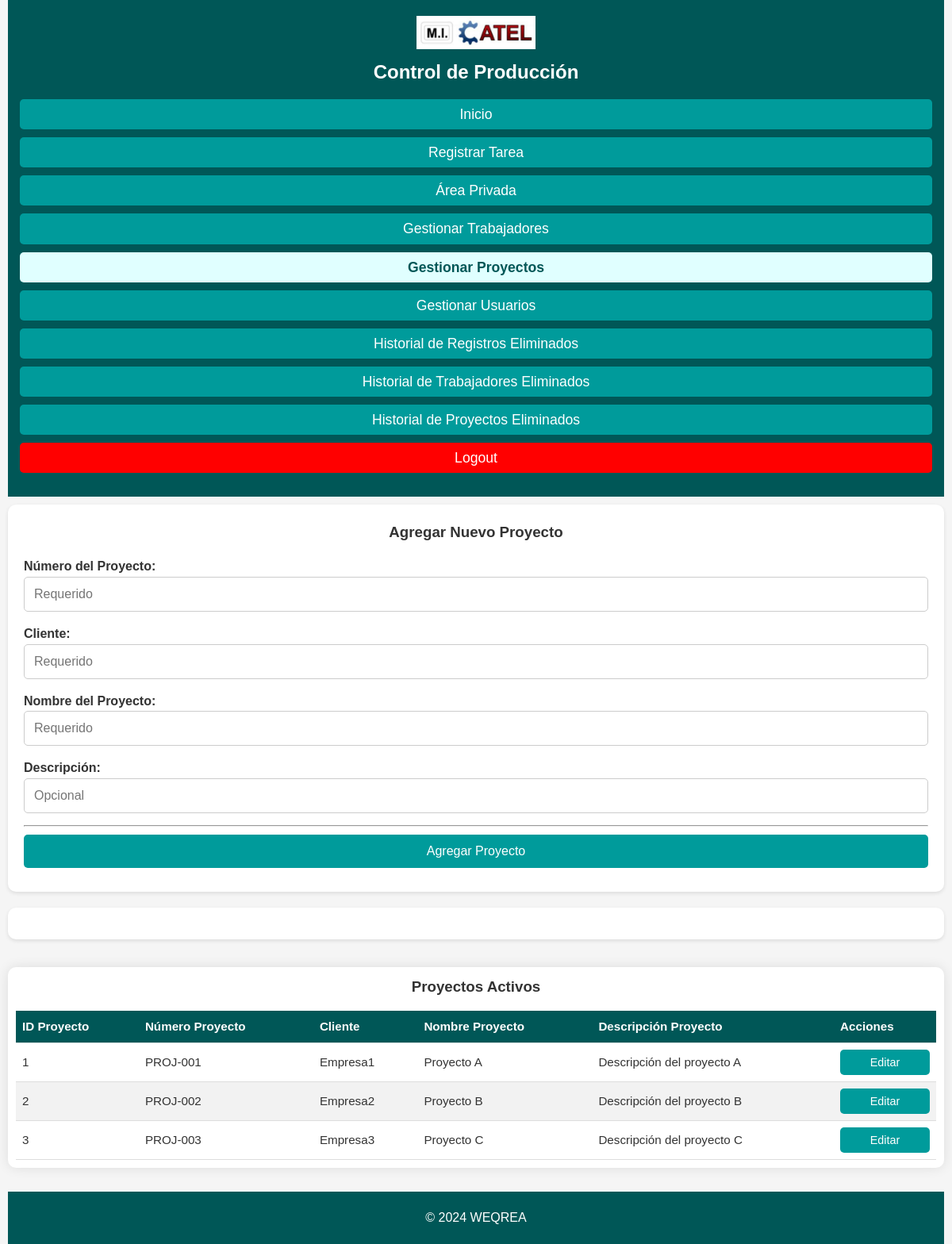
/gestionar_proyectos (signed in), run on the app's committed database.
### app/models.py (models this page shows)
class RegistroProyectos(db.Model):
    __tablename__ = 'registro_proyectos'
    ID_proyecto = db.Column(db.Integer, primary_key=True, autoincrement=True)
    numero_proyecto = db.Column(db.String, unique=True, nullable=False)
    cliente_proyecto = db.Column(db.String, nullable=False)
    nombre_proyecto = db.Column(db.String, nullable=False)
    descripcion_proyecto = db.Column(db.String)
    eliminado = db.Column(db.Boolean, default=False, nullable=False)  # Nueva columna

### app/routes.py (the view, shortened to what this page needs)
    @app.route('/gestionar_proyectos', methods=['GET', 'POST'])
    @login_required
    @jefe_taller_required  # Solo el Jefe de Taller puede acceder
    def gestionar_proyectos():
        proyectos = RegistroProyectos.query.filter_by(eliminado=False).all()
        return render_template('gestionar_proyectos.html', proyectos=proyectos)

### app/routes.py (called while the page is built)
def login_required(f):
    @wraps(f)
    def decorated_function(*args, **kwargs):
        if 'usuario_id' not in session:
            flash('Debes iniciar sesión para acceder a esta página.', 'error')
            return redirect(url_for('login'))
        return f(*args, **kwargs)
    return decorated_function

def jefe_taller_required(f):
    @wraps(f)
    def decorated_function(*args, **kwargs):
        if 'rol' not in session or session['rol'] != 'jefe_taller':
            flash('No tienes permisos para acceder a esta página.', 'error')
            return redirect(url_for('home'))
        return f(*args, **kwargs)
    return decorated_function

### run.py (called while the page is built)
@app.before_request
def make_session_permanent():
    session.permanent = True

@app.after_request
def add_security_headers(response: Response):
    response.headers['X-Content-Type-Options'] = 'nosniff'
    return response

### app/templates/gestionar_proyectos.html (shortened to what this page needs)
{% extends 'base.html' %}
{% block content %}
<div class="visor_registros">
    <div class="filter">
        <div class="filter-container">
            <h3>Agregar Nuevo Proyecto</h3>
            <form method="POST" action="{{ url_for('gestionar_proyectos') }}">
                <div>
                    <label for="numero_proyecto">Número del Proyecto:</label>
                    <input type="text" id="numero_proyecto" name="numero_proyecto" placeholder="Requerido" required>
                </div>
                <div>
                    <label for="cliente_proyecto">Cliente:</label>
                    <input type="text" id="cliente_proyecto" name="cliente_proyecto" placeholder="Requerido" required>
                </div>
                <div>
                    <label for="nombre_proyecto">Nombre del Proyecto:</label>
                    <input type="text" id="nombre_proyecto" name="nombre_proyecto" placeholder="Requerido" required>
                </div>
                <div>
                    <label for="descripcion_proyecto">Descripción:</label>
                    <input type="text" id="descripcion_proyecto" name="descripcion_proyecto" placeholder="Opcional">
                </div>
                <hr>
                <button type="submit">Agregar Proyecto</button>
            </form>
        </div>
        <div class="filter-result">
        </div>
    </div>
    <div class="table-container">
        <h3>Proyectos Activos</h3>
        <table>
            <thead>
                <tr>
                    <th>ID Proyecto</th>
                    <th>Número Proyecto</th>
                    <th>Cliente</th>
                    <th>Nombre Proyecto</th>
                    <th>Descripción Proyecto</th>
                    <th>Acciones</th>
                </tr>
            </thead>
            <tbody>
                {% for proyecto in proyectos %}
                <tr>
                    <td>{{ proyecto.ID_proyecto }}</td>
                    <td>{{ proyecto.numero_proyecto }}</td>
                    <td>{{ proyecto.cliente_proyecto }}</td>
                    <td>{{ proyecto.nombre_proyecto }}</td>
                    <td>{{ proyecto.descripcion_proyecto }}</td>
                    <td>
                        <form class="edit-button" action="{{ url_for('editar_proyecto', id=proyecto.ID_proyecto) }}" method="get">
                            <button type="submit">Editar</button>
                        </form>
                    </td>
                </tr>
                {% endfor %}
            </tbody>
        </table>
    </div>
</div>
{% endblock %}

### app/static/css/styles.css (style rules this page uses)
* { margin: 0; padding: 0; box-sizing: border-box; }
body { font-family: 'Arial', sans-serif; background-color: #f5f5f5; color: #333; line-height: 1.6; padding: 0 10px; }
h1, h2, h3 { margin-bottom: 15px; color: #333; text-align: center; }
hr { margin-bottom: 10px; }
.filter { display: flex; justify-content: space-between; width: 100%; padding: 0px; box-sizing: border-box; }
.filter-container, .filter-result { width: 49%; padding: 20px; background-color: white; box-shadow: 0 2px 5px rgba(0, 0, 0, 0.1); box-sizing: border-box; border-radius: 10px; }
.filter-container form { display: flex; flex-direction: column; }
.filter-container div { margin-bottom: 15px; }
.filter-container label { font-weight: bold; margin-bottom: 5px; }
.filter-container input, .filter-container select { width: 100%; padding: 8px; border: 1px solid #ccc; border-radius: 5px; }
.filter-container button { width: 100%; padding: 10px; background-color: #009B9B; color: white; border: none; font-size: 1rem; cursor: pointer; border-radius: 5px; transition: background-color 0.1s ease; margin-bottom: 10px; }
.table-container { width: 100%; overflow-x: auto; margin-top: 20px; background-color: white; padding: 20px; border-radius: 10px; box-shadow: 0 0 15px rgba(0, 0, 0, 0.1); }
.table-container table { width: 100%; border-collapse: collapse; background-color: white; border-radius: 10px; }
.table-container th, .table-container td { padding: 5px; text-align: left; border-bottom: 1px solid #ddd; }
.table-container th { background-color: #005757; color: white; font-weight: bold; }
.table-container td { color: #333; }
.table-container tr:nth-child(even) { background-color: #f2f2f2; }
.table-container tr:nth-child(odd) { background-color: #ffffff; }
.table-container button { width: 100%; padding: 5px; background-color: #009B9B; color: white; border: none; font-size: 1rem; cursor: pointer; border-radius: 5px; transition: background-color 0.1s ease; margin-bottom: 0px; }
@media (max-width: 1200px) { .filter { flex-direction: column; } }
@media (max-width: 1200px) { .filter-container, .filter-result { width: 100%; margin-bottom: 20px; } }
@media (max-width: 1200px) { .form-container, .table-container { padding: 15px; } }
@media (max-width: 1200px) { .form-container button, .filter-container button { font-size: 1rem; padding: 12px; } }
@media (max-width: 1200px) { .form-container input, .filter-container input, .form-container select, .filter-container select, .form-container textarea { padding: 12px; font-size: 1rem; } }
@media (max-width: 1200px) { .table-container { margin-top: 15px; padding: 10px; } }
@media (max-width: 1200px) { .table-container th, .table-container td { padding: 8px; font-size: 0.95rem; } }
@media (max-width: 1200px) { .table-container button { font-size: 0.9rem; padding: 8px; } }

### data on the page
RegistroProyectos: ID_proyecto "1", numero_proyecto "PROJ-001", cliente_proyecto "Empresa1", nombre_proyecto "Proyecto A", descripcion_proyecto "Descripción del proyecto A"
RegistroProyectos: ID_proyecto "2", numero_proyecto "PROJ-002", cliente_proyecto "Empresa2", nombre_proyecto "Proyecto B", descripcion_proyecto "Descripción del proyecto B"
RegistroProyectos: ID_proyecto "3", numero_proyecto "PROJ-003", cliente_proyecto "Empresa3", nombre_proyecto "Proyecto C", descripcion_proyecto "Descripción del proyecto C"
